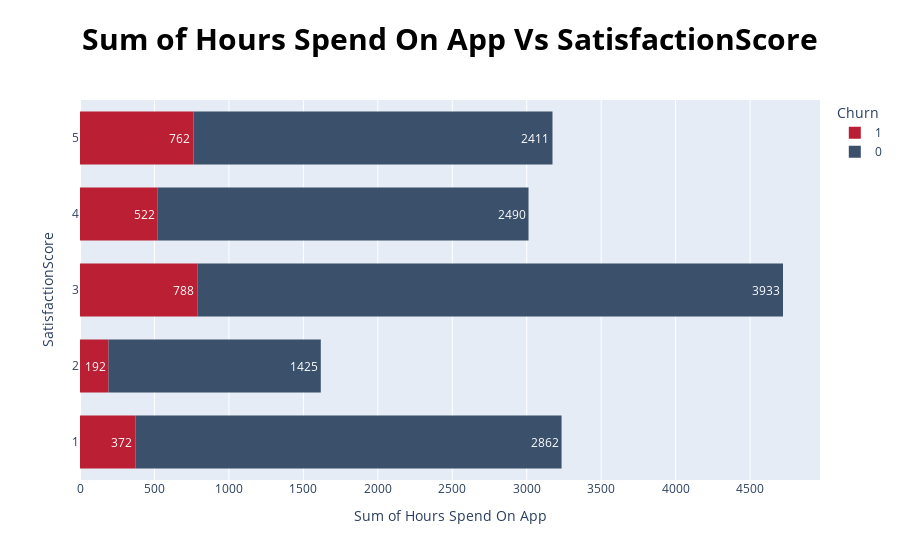

Here is the notebook cell this chart was saved with:
### Markdown cell above
# 📊 CityTier vs Preferred Payment Method – Insights

## 🏙️ CityTier 1 (Urban - Red)
- **Highest user count**
- **Top Payment Modes**:
  - 💳 Debit Card: 1676
  - 💳 Credit Card: 1147
- Also used: UPI (242), COD (260), CC (235)
- ✅ **Insight**: Preference for **bank-based digital payments**

---

## 🏙️ CityTier 2 (Semi-Urban - Green)
- **Lowest user count**
- **Top Payment Mode**:
  - 📱 UPI: 114
- Other modes barely used
- ✅ **Insight**: **Low engagement**, with some use of **UPI**

---

## 🏙️ CityTier 3 (Rural - Blue)
- **Moderate user count**
- **Top Payment Modes**:
  - 👜 E-Wallet: 614
  - 💳 Debit Card: 576
- Also notable: Credit Card (316)
- ✅ **Insight**: Strong preference for **wallets and debit cards**

---

## 🔎 Overall Insights
- Tier 1: **Bank cards dominate**
- Tier 2: **UPI preferred**, low usage overall
- Tier 3: **Wallets & debit cards popular**
- COD & CC are least used in all tiers

### Code cell
fig = px.histogram(
    df, 
    x="HourSpendOnApp", 
    y="SatisfactionScore", 
    orientation="h", 
    color="Churn",
    text_auto=True,
    title="<b>Sum of Hours Spend On App Vs SatisfactionScore",
    color_discrete_sequence=['#BA1F33', '#3A506B', '#3E885B']
)

fig.update_layout(
    hovermode='x',
    title_font_size=30,
    title_font_color="black",
    template="plotly",
    title_x=0.5,
    xaxis_title='Sum of Hours Spend On App',
    yaxis_title='SatisfactionScore',
    hoverlabel_font_size=20,
    bargap=0.3
)

fig.show()

### Figure 1 — Plotly figure (JSON) as saved in the notebook; plotly's stock layout.template omitted (floating-point values rounded to 4 significant figures; data arrays with more than 128 entries replaced by an {"elided": "..."} marker saying what was removed)
{"data": [{"bingroup": "y", "histfunc": "sum", "hovertemplate": "Churn=1<br>sum of HourSpendOnApp=%{x}<br>SatisfactionScore=%{y}<extra></extra>", "legendgroup": "1", "marker": {"color": "#BA1F33", "pattern": {"shape": ""}}, "name": "1", "orientation": "h", "showlegend": true, "texttemplate": "%{value}", "type": "histogram", "x": {"elided": "948 float values"}, "xaxis": "x", "y": {"elided": "948 int values"}, "yaxis": "y"}, {"bingroup": "y", "histfunc": "sum", "hovertemplate": "Churn=0<br>sum of HourSpendOnApp=%{x}<br>SatisfactionScore=%{y}<extra></extra>", "legendgroup": "0", "marker": {"color": "#3A506B", "pattern": {"shape": ""}}, "name": "0", "orientation": "h", "showlegend": true, "texttemplate": "%{value}", "type": "histogram", "x": {"elided": "4682 float values"}, "xaxis": "x", "y": {"elided": "4682 int values"}, "yaxis": "y"}], "layout": {"bargap": 0.3, "barmode": "relative", "hoverlabel": {"font": {"size": 20}}, "hovermode": "x", "legend": {"title": {"text": "Churn"}, "tracegroupgap": 0}, "title": {"font": {"color": "black", "size": 30}, "text": "<b>Sum of Hours Spend On App Vs SatisfactionScore", "x": 0.5}, "xaxis": {"anchor": "y", "domain": [0, 1], "title": {"text": "Sum of Hours Spend On App"}}, "yaxis": {"anchor": "x", "domain": [0, 1], "title": {"text": "SatisfactionScore"}}}}
